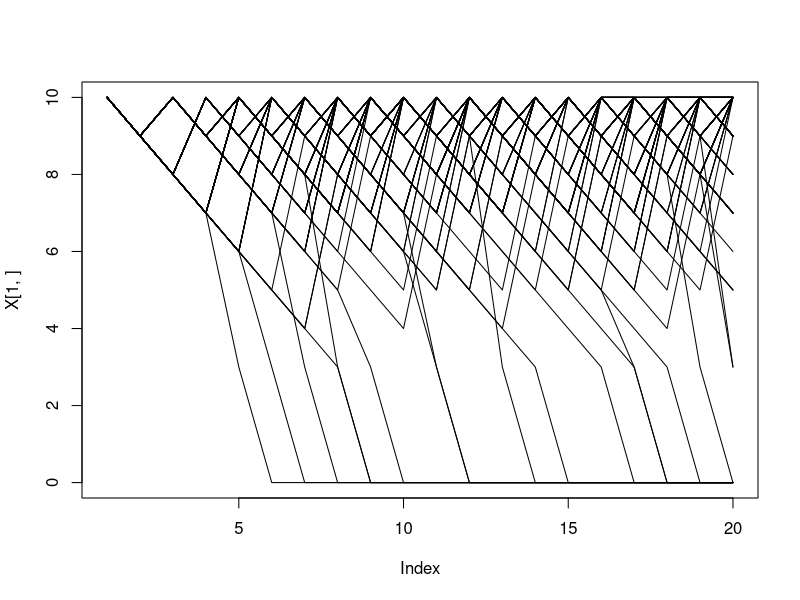
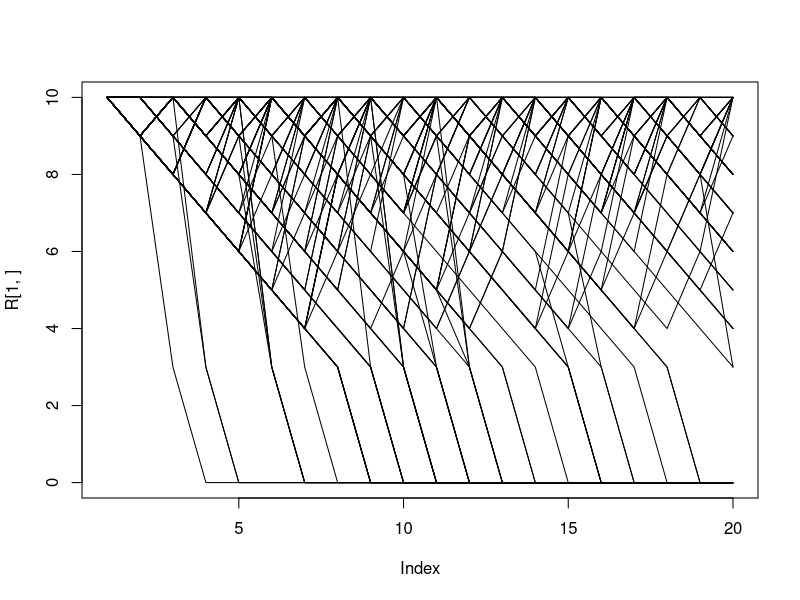

Write R code to recreate these figures, in order.
# Declare variables
tmax <- 20;
# Critical energetic reserves
xmax <- 10;
xc <- 3;

# Declare patch-specific values for patch/activity i = 1, 2, 3
# Cost
c = c(1,1,1);
# Reward
p = c(0,3,5);
# Prob(death)
d = c(0.0,0.004,0.02);
# Prob(find food)
f = c(1,0.4,0.6);

#Number of activities/patches
np <- length(f);

# Define survival matrix and Decision matrix
S = matrix(0,xmax,tmax);
D = matrix(0,xmax,tmax-1);

# Define the Terminal Survival Function
# S(x,t=tmax) = 0 for x<= xc and S(x,t=tmax) = 1 for x > xc
xbar <- 4;
for (x in 1:xmax) {
  if (x <= xc) {
    S[x,tmax] <- 0;
  } else {
    # S[x,tmax] <- 1;
    S[x,tmax] <- (x - xc)/(x-xc+xbar);
  }
}

#boundary condition function
bc <- function(xvalue) {
  if (xvalue <= xc) {
    xvalue <- xc;
  }
  if (xvalue > xmax) {
    xvalue <- xmax;
  }
  return(xvalue)
}

# Begin backwards calculations Note that the t index is altered by -1
for (t in seq(tmax-1,1,-1)) {
  
  #Evaluate the survival-maximizing activity/patch for each energetic value
  for (x in (xc+1):xmax) {
    
    value <- numeric(np);
    #Calculate the survival probability for each patch
    for (i in 1:np) {
      
      # what is x if you find food
      xp <- x - c[i] + p[i];
      # what is x if you don't find food
      xpp <- x - c[i];
      
      #Boundary conditions!
      xp <- bc(xp);
      xpp <- bc(xpp);
      
      #Calculate the survival probability
      value[i] <- (1-d[i])*f[i]*S[xp,t+1] + (1-d[i])*(1-f[i])*S[xpp,t+1];
    }
    #Now that the values are calculate, which is the largest?
    maxvalue <- max(value);
    #which activity/patch maximizes survival?
    istar <- which(value==maxvalue);
    
    #Now fill in the survival probabilities and decision matrix:
    S[x,t] <- maxvalue;
    D[x,t] <- istar;
    
  }
  
}




#Individual Monte Carlo simulation


#initalize vectors

n = 100;
X = matrix(0,n,tmax);
R = matrix(0,n,tmax);
#Initial state
X[,1] = xmax;
R[,1] = xmax;


for (t in 1:(tmax-1)) {
  for (i in 1:n) {
    
    state = X[i,t];
    
    rstate = R[i,t];
    
    #Only go through this if the individual is still alive
    if (state > xc) {
      
      #which activity do I choose?
      dec = D[state,t];
      # dec = sample(c(1,2,3),1);
      
      #Do I die during this activity?
      d_draw = runif(1);
      
      #IF you survive, look for food
      if (d_draw > d[dec]) {
        
        #Do I find food during this activity?
        f_draw = runif(1);
        
        if (f_draw < f[dec]) {
          #Do find food
          newstate = state + p[dec] -c[dec];
        } else {
          #Don't find food
          newstate = state - c[dec];
          
        }
        
        #Apply boundary conditions
        newstate = bc(newstate);
        
      } else {
        newstate = xc;
      }
      
      #update state for next time interval
      X[i,t+1] = newstate;
    }
  }
}

plot(X[1,],type='l',ylim=c(0,10))
for (i in 2:n) {
  lines(X[i,])
}



n = 100;
R = matrix(0,n,tmax);
#Initial state
R[,1] = xmax;


for (t in 1:(tmax-1)) {
  for (i in 1:n) {
    
    state = R[i,t];
    
    #Only go through this if the individual is still alive
    if (state > xc) {
      
      #which activity do I choose?
      # dec = D[state,t];
      dec = sample(c(1,2,3),1);
      
      #Do I die during this activity?
      d_draw = runif(1);
      
      #IF you survive, look for food
      if (d_draw > d[dec]) {
        
        #Do I find food during this activity?
        f_draw = runif(1);
        
        if (f_draw < f[dec]) {
          #Do find food
          newstate = state + p[dec] -c[dec];
        } else {
          #Don't find food
          newstate = state - c[dec];
          
        }
        
        #Apply boundary conditions
        newstate = bc(newstate);
        
      } else {
        newstate = xc;
      }
      
      #update state for next time interval
      R[i,t+1] = newstate;
    }
  }
}

plot(R[1,],type='l',ylim=c(0,10))
for (i in 2:n) {
  lines(R[i,])
}
